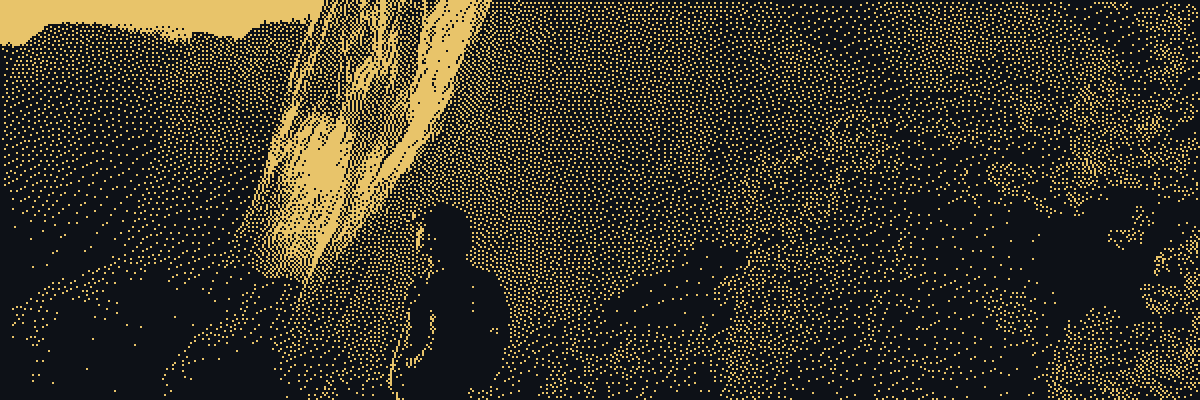
#> input picture assets/header-dark.png, 1200 x 400 px
$ python dither_header.py ../assets/header-dark.png
#> lines starting #> are read from the running program, lines starting #| are printed output that depends on the picture; after the words box and inside, x2 and y2 are one past the last pixel; in counts of white or black regions, pixels touching at a corner belong together
#!/usr/bin/env python3
"""
Turn a photo into the profile's dithered header: two-tone Floyd–Steinberg
dots in the site's gold, one PNG for GitHub's dark theme and one for light.

    python3 tools/dither_header.py PHOTO [--top 0.40] [--ratio 3] [--dot 2]

Needs Pillow. Writes assets/header-dark.png and assets/header-light.png.
"""

import argparse
import os

from PIL import Image, ImageEnhance, ImageOps

GOLD = (232, 196, 106)        # #E8C46A, the site's accent
DARK_BG = (13, 17, 23)        # GitHub dark canvas
LIGHT_INK = (150, 110, 30)    # deeper gold that reads on white
LIGHT_BG = (255, 255, 255)


def dither(img, ink, bg):
    """1-bit Floyd–Steinberg, then paint the two levels in our colours."""
    bw = img.convert("1", dither=Image.Dither.FLOYDSTEINBERG)
    return Image.composite(Image.new("RGB", bw.size, ink), Image.new("RGB", bw.size, bg), bw)


def main():
    ap = argparse.ArgumentParser(description=__doc__, formatter_class=argparse.RawDescriptionHelpFormatter)
    ap.add_argument("photo")
    ap.add_argument("--top", type=float, default=0.40, help="crop start, as a fraction of height")
    ap.add_argument("--ratio", type=float, default=3.0, help="banner width / height")
    ap.add_argument("--width", type=int, default=600, help="dot grid width before scaling")
    ap.add_argument("--dot", type=int, default=2, help="pixels per dot in the output")
    ap.add_argument("--contrast", type=float, default=1.15)
    ap.add_argument("--gamma", type=float, default=1.8,
                    help=">1 darkens midtones, so gold is kept for highlights")
    ap.add_argument("--out", default="assets")
    args = ap.parse_args()

    im = Image.open(args.photo).convert("RGB")
#> im is the input picture: PIL image 1200x400 RGB; mean R, G, B 53.5, 50.1, 38.4
    w, h = im.size
#> w = 1200; h = 400
    bh = int(w / args.ratio)
#> bh = 400
    y = min(int(args.top * h), h - bh)
#> y = 0
    band = im.crop((0, y, w, y + bh))
    grid = band.resize((args.width, int(args.width / args.ratio)), Image.LANCZOS)
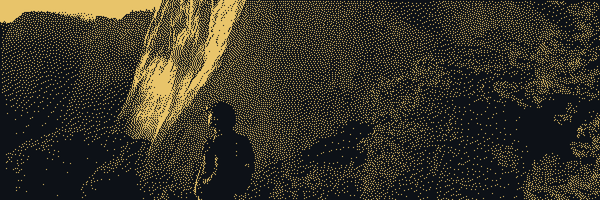
#> grid: PIL image 600x200 RGB; mean R, G, B 53.6, 50.1, 38.3
    gray = ImageOps.autocontrast(grid.convert("L"), cutoff=1)
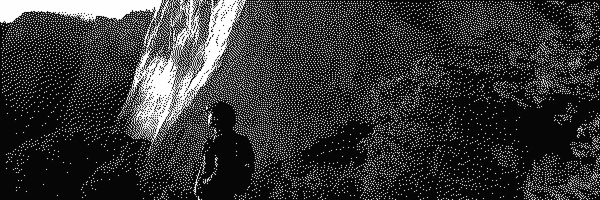
#> gray: PIL image 600x200 L; min 0, max 255, mean 52.5
    gray = ImageEnhance.Contrast(gray).enhance(args.contrast)
    # Dark theme darkens midtones (gold only on highlights); light theme does
    # the reverse before inverting, so it isn't a wall of ink.
    dark_src = gray.point(lambda v: round(255 * (v / 255) ** args.gamma))
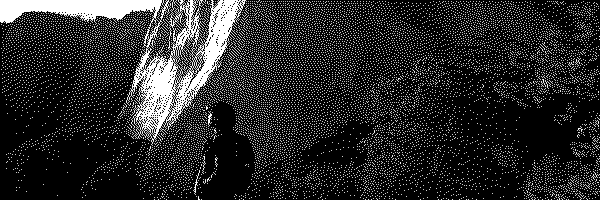
#> dark_src: PIL image 600x200 L; min 0, max 255, mean 41.6
    light_src = gray.point(lambda v: round(255 * (v / 255) ** (1 / args.gamma)))
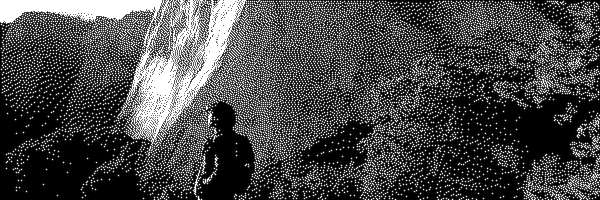
#> light_src: PIL image 600x200 L; min 0, max 255, mean 71.3

    os.makedirs(args.out, exist_ok=True)
    size = (grid.width * args.dot, grid.height * args.dot)
#> size = (1200, 400)
    # Dark theme: light parts of the photo become gold dots.
    dither(dark_src, GOLD, DARK_BG).resize(size, Image.NEAREST).save(
        os.path.join(args.out, "header-dark.png"), optimize=True)
#> in dither, `bw = img.convert("1", dither=Image.Dither.FLOYDSTEINBERG)`: bw: PIL image 600x200 1; 18.5% white; 11310 white regions (11306 under 20 px), largest, box (x1, y1, x2, y2) and area: (0, 0, 247, 146) 8728, (193, 170, 200, 195) 34, (208, 111, 212, 127) 33, (202, 156, 206, 174) 21
    # Light theme: dark parts become ink, so the image isn't a negative.
    dither(ImageOps.invert(light_src), LIGHT_INK, LIGHT_BG).resize(size, Image.NEAREST).save(
        os.path.join(args.out, "header-light.png"), optimize=True)
#> call 2 of dither, with ink = (150, 110, 30), bg = (255, 255, 255)
#> in dither (call 2), `bw = img.convert("1", dither=Image.Dither.FLOYDSTEINBERG)`:
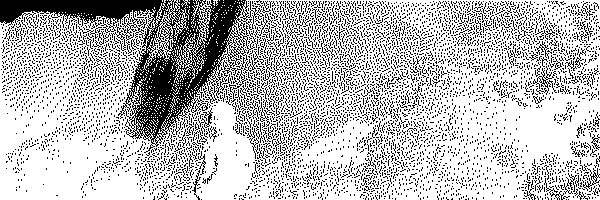
#> bw: PIL image 600x200 1; 73.5% white; black in thin lines or dots
#> in dither (call 2), `return Image.composite(Image.new("RGB", bw.size, ink), Image.new("RGB"..`:
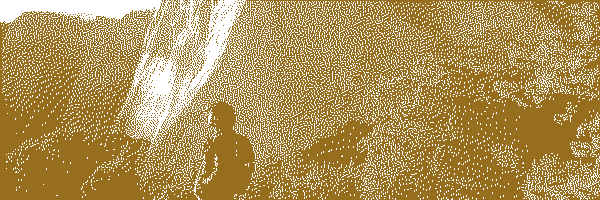
#> returned value: PIL image 600x200 RGB; mean R, G, B 177.8, 148.5, 89.7
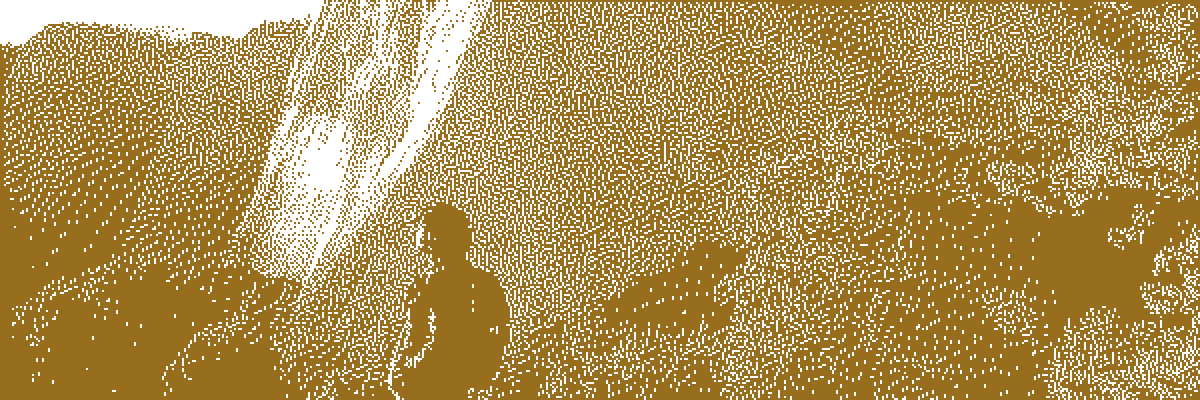
#> saved as header-light.png: PIL image 1200x400 RGB; mean R, G, B 177.8, 148.5, 89.7
    for n in ("header-dark.png", "header-light.png"):
        p = os.path.join(args.out, n)
        print("%s  %dx%d  %.0f KB" % (p, size[0], size[1], os.path.getsize(p) / 1e3))


if __name__ == "__main__":
    main()
